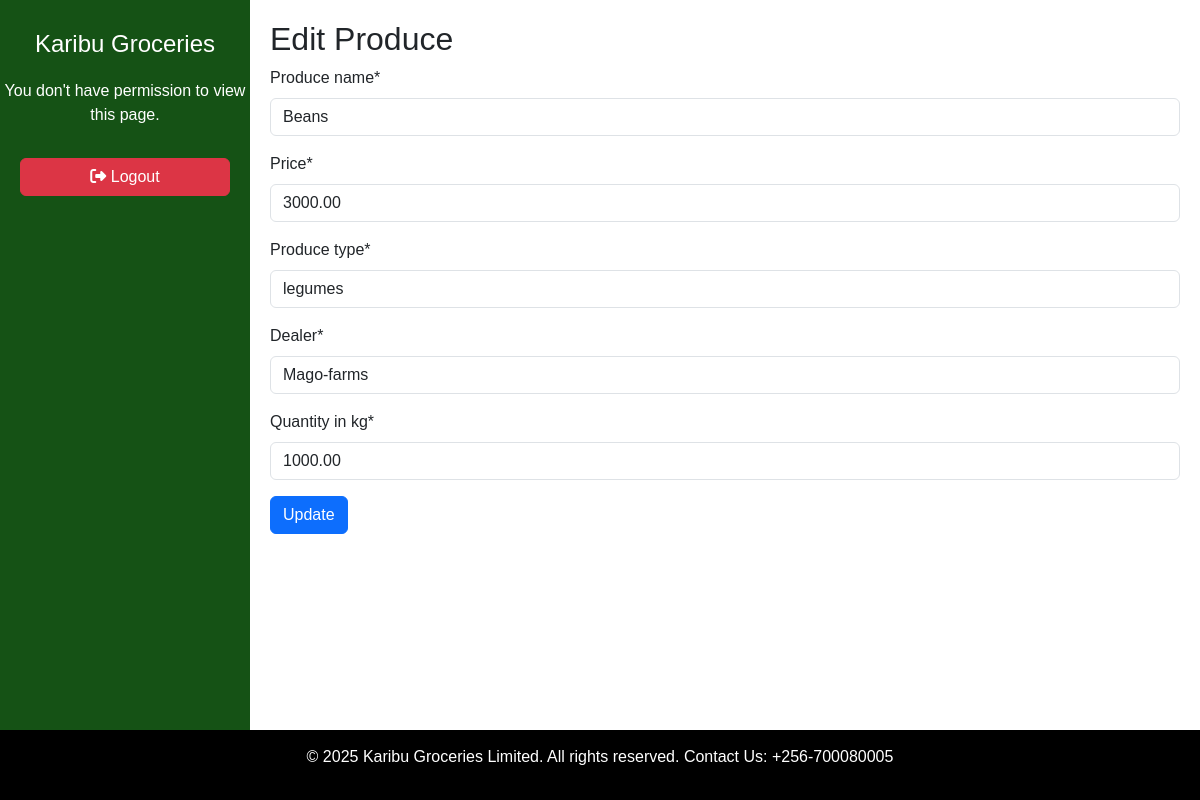
/produce/edit/1/, run on the app's committed database.
### kglapp/models.py (models this page shows, shortened)
class Produce(models.Model):
    produce_name = models.CharField(max_length=100, blank=False, null=False)
    price = models.DecimalField(max_digits=10, decimal_places=2)
    produce_type = models.CharField(max_length=255)
    dealer = models.CharField(max_length=255)
    quantity_in_kg = models.DecimalField(max_digits=10, decimal_places=2)
    created_at = models.DateTimeField(auto_now_add=True)

### kglapp/views.py (the view)
# urls.py: path('produce/edit/<int:pk>/', views.edit_produce, name='edit_produce'),
def edit_produce(request, pk):
    produce = get_object_or_404(Produce, pk=pk)
    if request.method == 'POST':
        form = ProduceForm(request.POST, instance=produce)
        if form.is_valid():
            form.save()
            return redirect('produce_list')
    else:
        form = ProduceForm(instance=produce)
    return render(request, 'edit_produce.html', {'form': form})

### kglapp/forms.py
class ProduceForm(forms.ModelForm):
    class Meta:
        model = Produce
        fields = '__all__'

### kglapp/templatetags/custom_filters.py (called while the page is built)
@register.filter(name='has_group')
def has_group(user, group_name):
    if user.is_authenticated:
        return user.groups.filter(name=group_name).exists()
    return False

### kglapp/templates/edit_produce.html (shortened to what this page needs)
{% extends 'base.html' %}
{% load crispy_forms_tags %}
{% block content %}
<h2>Edit Produce</h2>
<form method="POST">
    {{ form|crispy }}
    <button type="submit" class="btn btn-primary">Update</button>
</form>
{% endblock %}

### kglapp/templates/base.html (style rules this page uses)
html, body { height: 100%; margin: 0; }
body { display: flex; flex-direction: column; min-height: 100vh; font-family: Arial, sans-serif; }

### data on the page
Produce: produce_name "Beans", price "3000.00", produce_type "legumes", dealer "Mago-farms", quantity_in_kg "1000.00"
